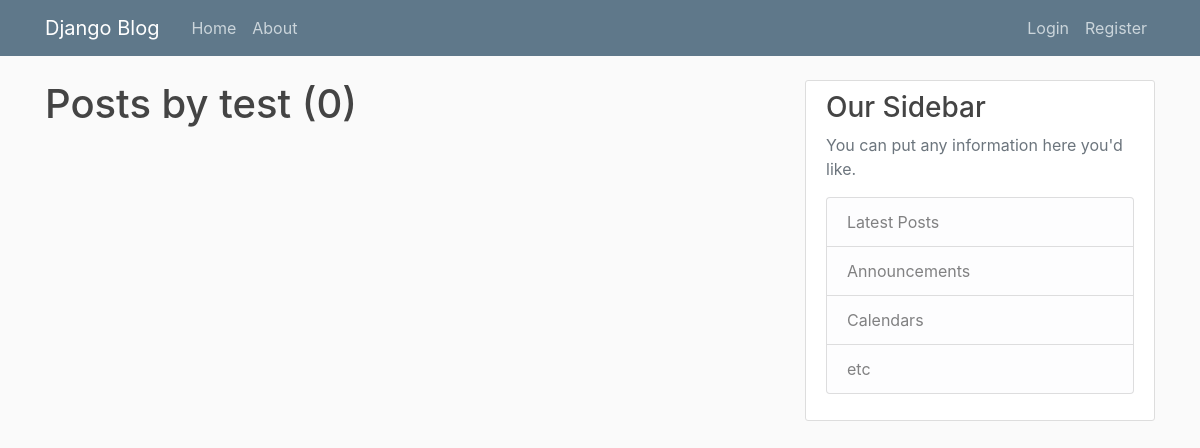
The app's page /user/test, older data.
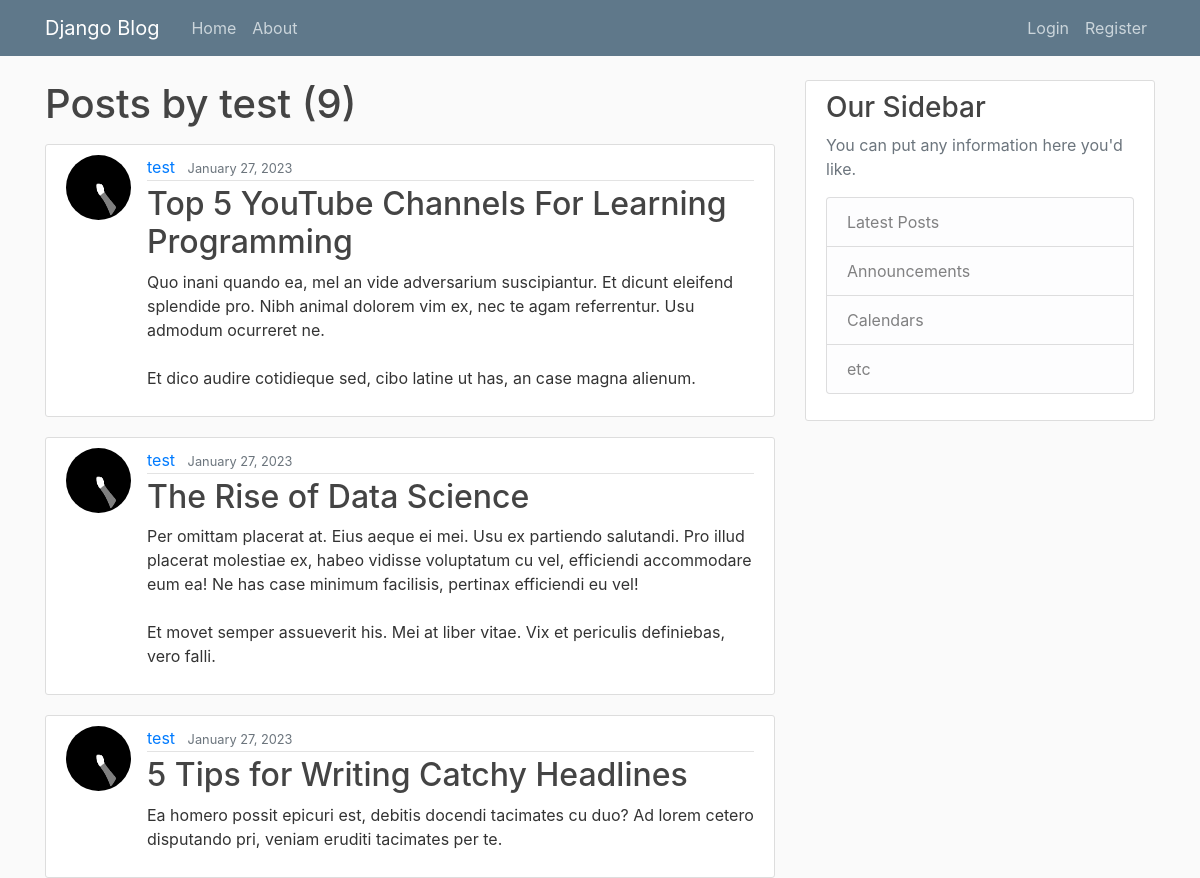
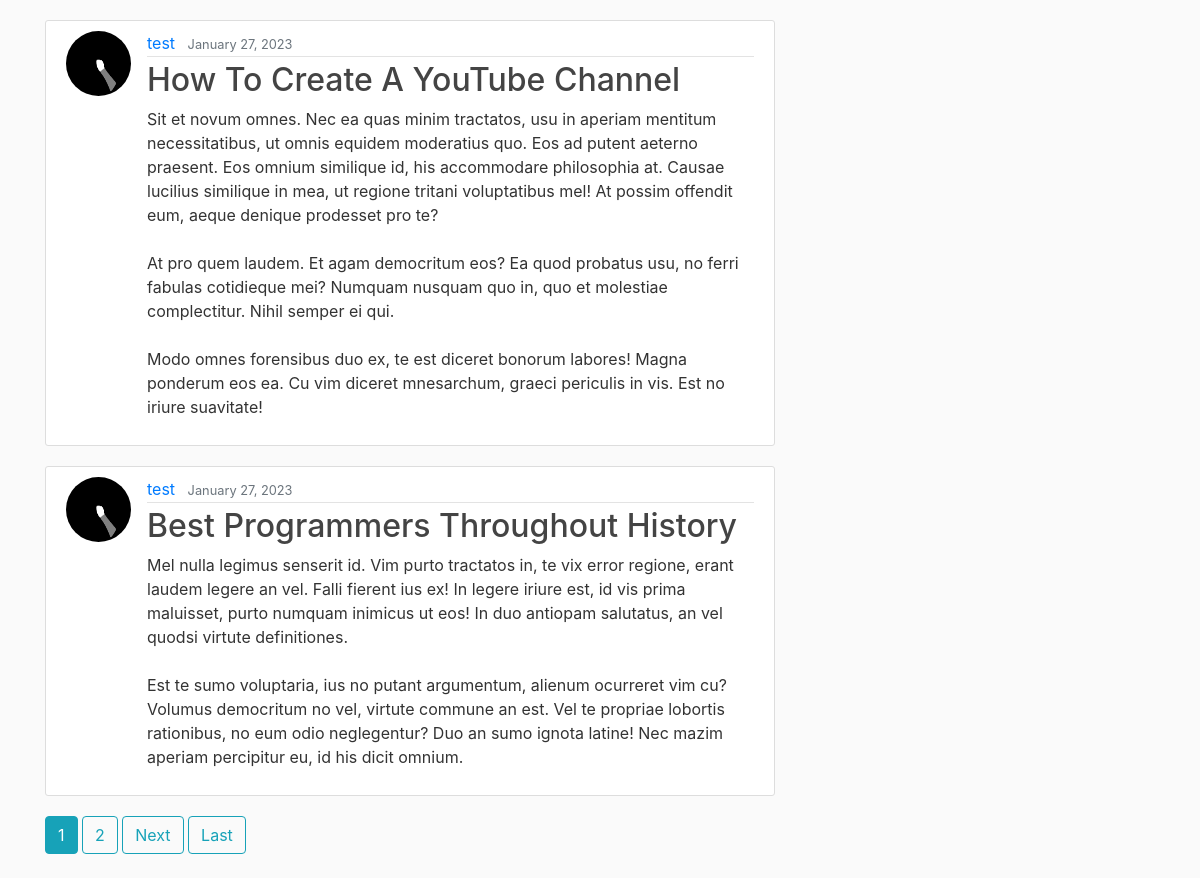
The same page, newer data (2 pictures, top to bottom).
### blog/models.py (models this page shows, shortened)
class Post(models.Model):
    title = models.CharField(max_length=100)
    content = models.TextField()
    date_posted = models.DateTimeField(default = timezone.now)
    author = models.ForeignKey(User, on_delete=models.CASCADE)

### users/models.py (models this page shows, shortened)
class Profile(models.Model):
    user = models.OneToOneField(User, on_delete=models.CASCADE)
    image = models.ImageField(default='default.jpg', upload_to='profile_pics')

### blog/views.py (the view)
# urls.py: path("user/<str:username>", UserPostListView.as_view(), name='user-posts'),
class UserPostListView(ListView):
    model = Post
    template_name = 'blog/user_post.html'
    context_object_name = 'posts'
    paginate_by = 5
    def get_queryset(self):
        user = get_object_or_404(User, username=self.kwargs.get('username'))
        return Post.objects.filter(author=user).order_by('-date_posted')

### blog/templates/blog/user_post.html (shortened to what this page needs)
{% extends "blog/base.html" %}
{% block content %}
    <h1 class="mb-3">Posts by {{ view.kwargs.username }} ({{ page_obj.paginator.count }})</h1>
    {% for post in posts %}
        <article class="media content-section">
          <img class="rounded-circle article-img" src="{{ post.author.profile.image.url }}">
          <div class="media-body">
            <div class="article-metadata">
              <a class="mr-2" href="{% url 'user-posts' post.author.username %}">{{ post.author }}</a>
              <small class="text-muted">{{ post.date_posted|date:"F d, Y" }}</small>
            </div>
            <h2><a class="article-title" href="{% url 'post-detail' post.id %}">{{ post.title }}</a></h2>
            <p class="article-content">{{ post.content }}</p>
          </div>
        </article>
    {% endfor %}
    {% if is_paginated %}
        {% for num in page_obj.paginator.page_range %}
            {% if page_obj.number == num %}
                <a class="btn btn-info mb-4" href="?page={{ num }}">{{ num }}</a>
            {% elif num > page_obj.number|add:'-3' and num < page_obj.number|add:'3' %}
                <a class="btn btn-outline-info mb-4" href="?page={{ num }}">{{ num }}</a>
            {% endif %}
        {% endfor %}
        {% if page_obj.has_next %}
            <a class="btn btn-outline-info mb-4" href="?page={{ page_obj.next_page_number }}">Next</a>
            <a class="btn btn-outline-info mb-4" href="?page={{ page_obj.paginator.num_pages }}">Last</a>
        {% endif %}
    {% endif %}
{% endblock content %}

### blog/templates/blog/base.html (shortened to what this page needs)
<!DOCTYPE html>
{% load static %}
<html lang="en">
<head>
    <link rel="stylesheet" href="https://cdn.jsdelivr.net/npm/bootstrap@4.0.0/dist/css/bootstrap.min.css">
    <link rel="stylesheet" type="text/css" href="{% static 'blog/main.css' %}">
</head>
<body>
    <header class="site-header">
      <nav class="navbar navbar-expand-md navbar-dark bg-steel fixed-top">
        <div class="container">
          <a class="navbar-brand mr-4" href="{% url 'blog-home' %}">Django Blog</a>
          <div class="collapse navbar-collapse" id="navbarToggle">
            <div class="navbar-nav mr-auto">
              <a class="nav-item nav-link" href="{% url 'blog-home' %}">Home</a>
              <a class="nav-item nav-link" href="{% url 'blog-about' %}">About</a>
            </div>
            <div class="navbar-nav">
              {% if user.is_authenticated %}
                <a class="nav-item nav-link" href="{% url 'post-create' %}">New Post</a>
                <a class="nav-item nav-link" href="{% url 'profile' %}">Profile</a>
                <a class="nav-item nav-link" href="{% url 'logout' %}">Logout</a>
              {% else %}
                <a class="nav-item nav-link" href="{% url 'login' %}">Login</a>
                <a class="nav-item nav-link" href="{% url 'register' %}">Register</a>
              {% endif %}
            </div>
          </div>
        </div>
      </nav>
    </header>
    <main role="main" class="container">
      <div class="row">
        <div class="col-md-8">
          {% block content %}{% endblock %}
        </div>
        <div class="col-md-4">
          <div class="content-section">
            <h3>Our Sidebar</h3>
            <p class='text-muted'>You can put any information here you'd like.
              <ul class="list-group">
                <li class="list-group-item list-group-item-light">Latest Posts</li>
                <li class="list-group-item list-group-item-light">Announcements</li>
                <li class="list-group-item list-group-item-light">Calendars</li>
                <li class="list-group-item list-group-item-light">etc</li>
              </ul>
            </p>
          </div>
        </div>
      </div>
    </main>
</body>
</html>

### blog/static/blog/main.css (style rules this page uses)
body { background: #fafafa; color: #333333; margin-top: 5rem; }
h1, h2, h3, h4, h5, h6 { color: #444444; }
ul { margin: 0; }
.bg-steel { background-color: #5f788a; }
.site-header .navbar-nav .nav-link { color: #cbd5db; }
.content-section { background: #ffffff; padding: 10px 20px; border: 1px solid #dddddd; border-radius: 3px; margin-bottom: 20px; }
.article-title { color: #444444; }
.article-content { white-space: pre-line; }
.article-img { height: 65px; width: 65px; margin-right: 16px; }
.article-metadata { padding-bottom: 1px; margin-bottom: 4px; border-bottom: 1px solid #e3e3e3 }

Row changes from the older to the newer data that the page shows:
added Post: author.profile.image (picture), author "test", date_posted "January 27, 2023", title "Top 5 YouTube Channels For Learning Programming", content "Quo inani quando ea, mel an vide adversarium suscipiantur. Et dicunt eleifend splendide pro. Nibh animal dolorem vim ex, nec te agam referrentur. Usu admodum ocurreret ne. Et dico audire cotidieque sed, cibo latine ut has, an case magna alienum."
added Post: author.profile.image (picture), author "test", date_posted "January 27, 2023", title "The Rise of Data Science", content "Per omittam placerat at. Eius aeque ei mei. Usu ex partiendo salutandi. Pro illud placerat molestiae ex, habeo vidisse voluptatum cu vel, efficiendi accommodare eum ea! Ne has case minimum facilisis, pertinax efficiendi eu vel! Et movet semper assueverit his. Mei at liber vitae. Vix et periculis definiebas, vero falli."
added Post: author.profile.image (picture), author "test", date_posted "January 27, 2023", title "5 Tips for Writing Catchy Headlines", content "Ea homero possit epicuri est, debitis docendi tacimates cu duo? Ad lorem cetero disputando pri, veniam eruditi tacimates per te."
added Post: author.profile.image (picture), author "test", date_posted "January 27, 2023", title "How To Create A YouTube Channel", content "Sit et novum omnes. Nec ea quas minim tractatos, usu in aperiam mentitum necessitatibus, ut omnis equidem moderatius quo. Eos ad putent aeterno praesent. Eos omnium similique id, his accommodare philosophia at. Causae lucilius similique in mea, ut regione tritani voluptatibus mel! At possim offendit eum, aeque denique prodesset pro te? At pro quem laudem. Et agam democritum eos? Ea quod probatus usu, no ferri fabulas cotidieque mei? Numquam nusquam quo in, quo et molestiae complectitur. Nihil semper ei qui. Modo omnes forensibus duo ex, te est diceret bonorum labores! Magna ponderum eos ea. Cu vim diceret mnesarchum, graeci periculis in vis. Est no iriure suavitate!"
added Post: author.profile.image (picture), author "test", date_posted "January 27, 2023", title "Best Programmers Throughout History", content "Mel nulla legimus senserit id. Vim purto tractatos in, te vix error regione, erant laudem legere an vel. Falli fierent ius ex! In legere iriure est, id vis prima maluisset, purto numquam inimicus ut eos! In duo antiopam salutatus, an vel quodsi virtute definitiones. Est te sumo voluptaria, ius no putant argumentum, alienum ocurreret vim cu? Volumus democritum no vel, virtute commune an est. Vel te propriae lobortis rationibus, no eum odio neglegentur? Duo an sumo ignota latine! Nec mazim aperiam percipitur eu, id his dicit omnium."
Text that changed along with them:
{{ page_obj.paginator.count }}: "0" → "9"
new list line: "1"
new list line: "2"
text now shown: "Next Last"
